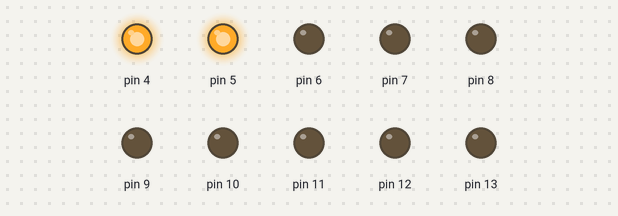
The sketch below on a simulated Arduino Uno, built with avr-gcc and run on an emulated ATmega328P. On the bench: output pins drawn as LEDs (lit = HIGH).

Above: at 0.1 s.
At 0.5 s:
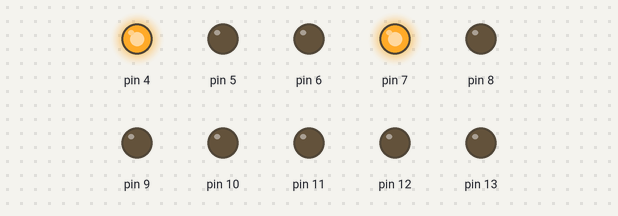
At 0.9 s:
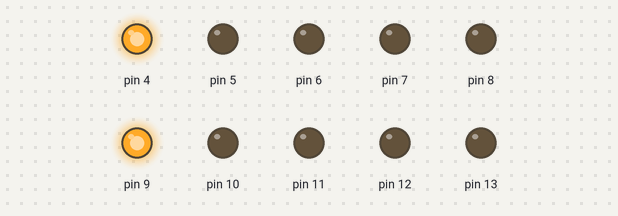
At 1.7 s:
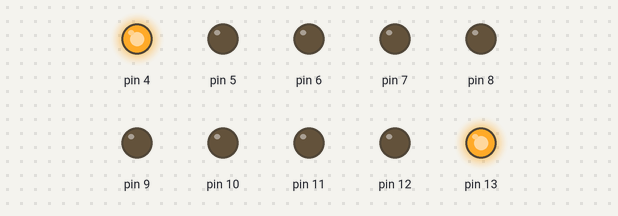
At 2.9 s:
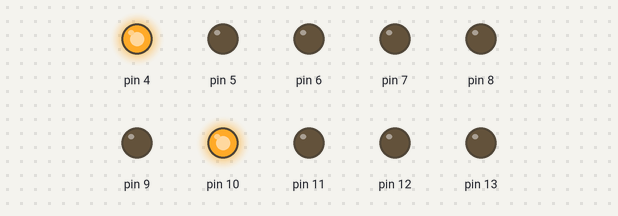
At 3.9 s:
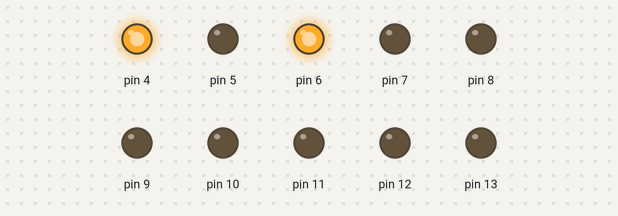
Timing chart, 0 to 4.2 s (numbered marks = the images above):
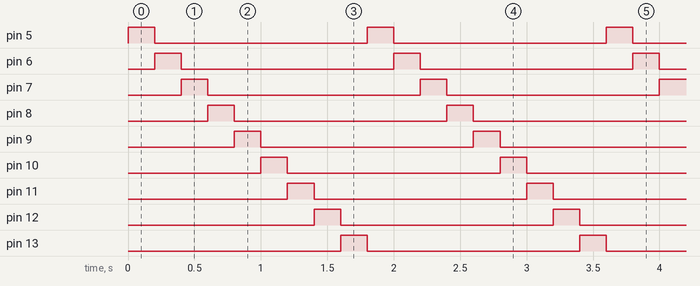

Measured:
- by itself, pin 5–13: alternates HIGH for 0.20 s and LOW for 1.6 s
- by itself, everything shown: repeats every 1.8 s, in 9 steps

The sketch:

180315_blink_from_5to13.ino
```cpp
int start = 5;
int ledLen = 9;
void setup() {
  Serial.begin(115200);
  for(int i=4;i<14;i++){
    pinMode(i,OUTPUT);
  }
  digitalWrite(4,HIGH);
}

void loop() {
  for(int i=5;i<14;i++){
    digitalWrite(i,HIGH);
    delay(200);
    digitalWrite(i,LOW);
  }
//    int pin = i<start+ledLen?i:start*2+ledLen*2-i-1;
//    digitalWrite(pin, HIGH);
//    delay(100);
//    digitalWrite(pin, LOW);
//    delay(100);
//    Serial.println(pin);
//  }
}
```
